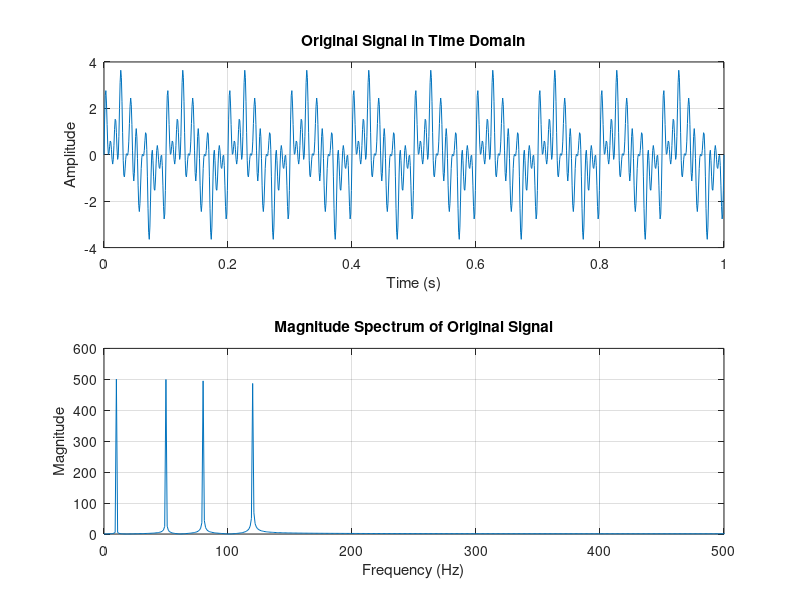
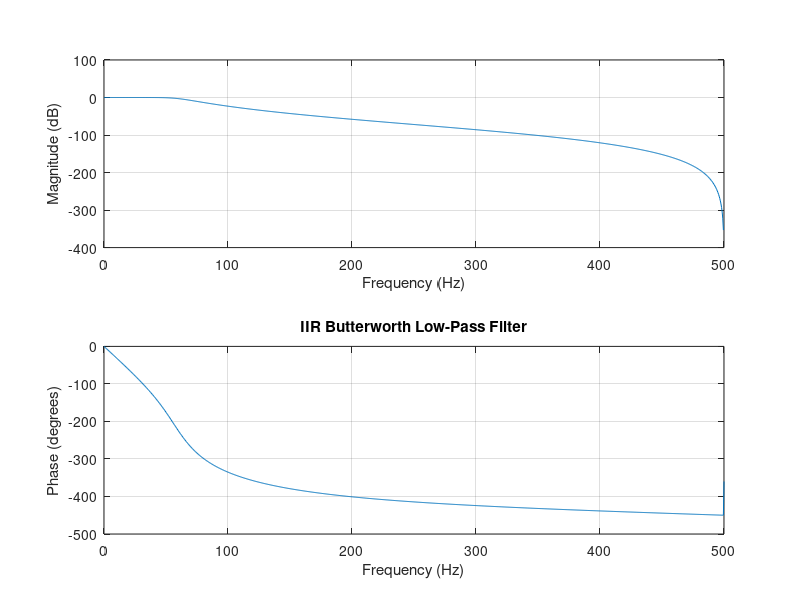
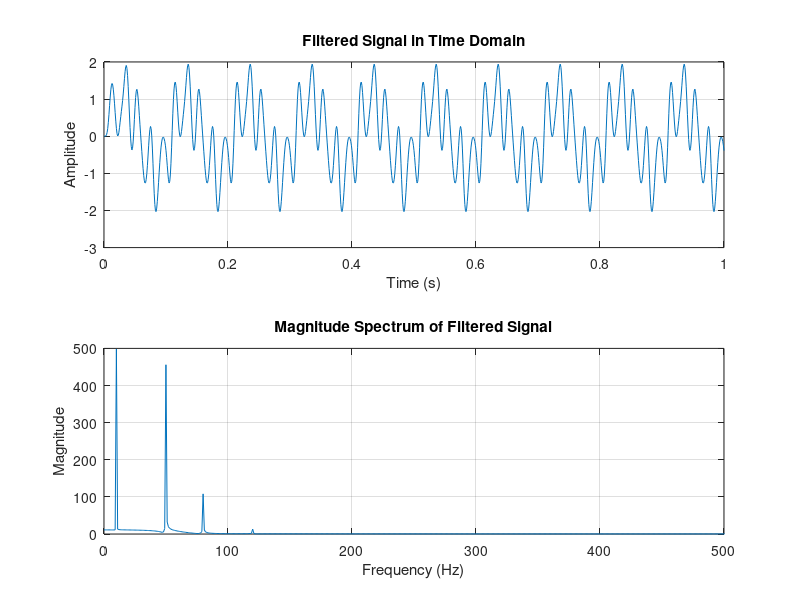

MATLAB code to generate these figures, in order:

% Design and Analysis of IIR Filter
clc;
clear all;
close all;

% Signal parameters
Fs = 1000;
F1 = 10;
F2 = 50;
F3 = 80;
F4 = 120;

Ts = 1/Fs;
t = 0:Ts:1;

% Generate input signal
x = sin(2*pi*F1*t) + sin(2*pi*F2*t) + sin(2*pi*F3*t) + sin(2*pi*F4*t);

% Plot original signal
figure;
subplot(2,1,1);
plot(t,x);
xlabel('Time (s)');
ylabel('Amplitude');
title('Original Signal in Time Domain');
grid on;

subplot(2,1,2);
NFFT = length(x);
f = (0:NFFT-1)*Fs/NFFT;
plot(f,abs(fft(x)));
xlabel('Frequency (Hz)');
ylabel('Magnitude');
title('Magnitude Spectrum of Original Signal');
xlim([0 Fs/2]);
grid on;

% Design IIR Low-Pass Butterworth Filter
N = 5;
Fc = 60;
Wn = Fc/(Fs/2);

[b,a] = butter(N,Wn,'low');

% Frequency response of filter
figure;
freqz(b,a,1024,Fs);
title('IIR Butterworth Low-Pass Filter');

% Apply IIR filter
xfilter = filter(b,a,x);

% Plot filtered signal
figure;
subplot(2,1,1);
plot(t,xfilter);
xlabel('Time (s)');
ylabel('Amplitude');
title('Filtered Signal in Time Domain');
grid on;

subplot(2,1,2);
plot(f,abs(fft(xfilter)));
xlabel('Frequency (Hz)');
ylabel('Magnitude');
title('Magnitude Spectrum of Filtered Signal');
xlim([0 Fs/2]);
grid on;
